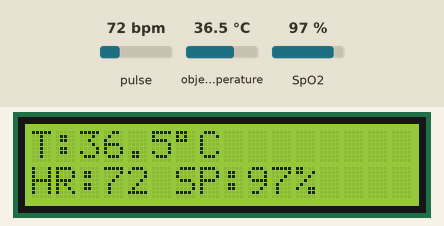
Bench run of a sketch on a simulated Arduino Uno, built with avr-gcc and run on an emulated ATmega328P. Shown: 16×2 character LCD. The inputs (shaded band) are chosen by the test bench; at power-on: pulse 72 bpm, object temperature 36.5 °C, SpO2 97 %. What the sketch prints to the serial monitor is not drawn.

Above: at 1.2 s.
1.3 s: pulse set to 42 bpm
At 3.8 s:
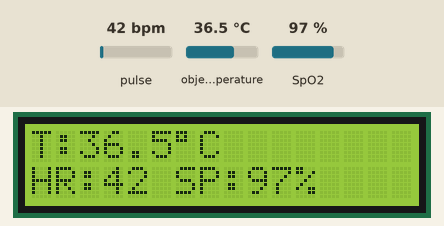
4.1 s: object temperature set to 20 °C
At 5.6 s:
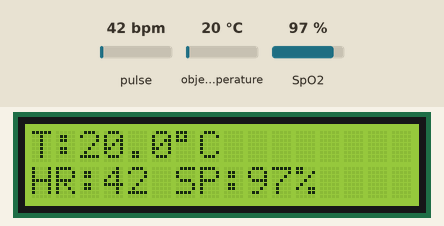
6.3 s: SpO2 set to 80 %
At 8.3 s:
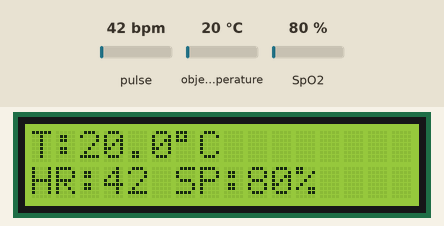
8.6 s: pulse set to 70 bpm
At 10.2 s:
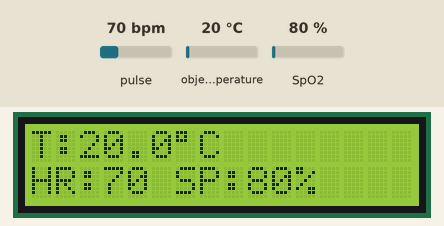
10.9 s: object temperature set to 26 °C
At 11.9 s:
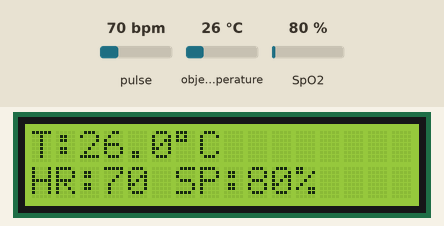
Timing chart, 0 to 13.9 s (numbered marks = the images above; inputs shaded):
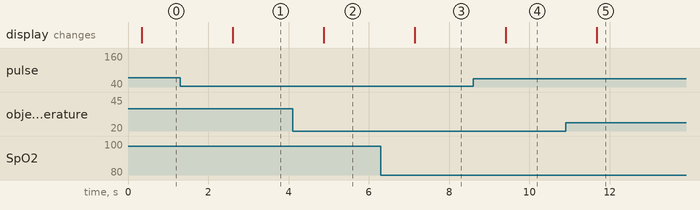

The sketch:

lcd_test.ino
```cpp
#include <Wire.h>
#include <LiquidCrystal.h>
#include "MAX30105.h"
#include "spo2_algorithm.h"
#include <Adafruit_MLX90614.h>

// LiquidCrystal(rs, enable, d4, d5, d6, d7)
LiquidCrystal lcd(A0, A1, 4, 5, 6, 7);

MAX30105 particleSensor;
Adafruit_MLX90614 mlx = Adafruit_MLX90614();

#define BUFFER_SIZE 20

void setup()
{
  Serial.begin(9600);
  lcd.begin(16, 2);
  lcd.print("Initializing...");

  if (!particleSensor.begin(Wire, I2C_SPEED_FAST)) {
    lcd.clear();
    lcd.print("MAX30105 Error");
    while (1);
  }

  if (!mlx.begin()) {
    lcd.clear();
    lcd.print("MLX90614 Error");
    while (1);
  }

  particleSensor.setup();
  lcd.clear();
}

void loop()
{
  uint16_t irBuffer[BUFFER_SIZE];
  uint16_t redBuffer[BUFFER_SIZE];

  int32_t spo2, heartRate;
  int8_t validSPO2, validHeartRate;

  for (byte i = 0; i < BUFFER_SIZE; i++) {
    while (!particleSensor.available())
      particleSensor.check();

    redBuffer[i] = particleSensor.getRed();
    irBuffer[i] = particleSensor.getIR();
    particleSensor.nextSample();
  }

  maxim_heart_rate_and_oxygen_saturation(
    irBuffer, BUFFER_SIZE, redBuffer,
    &spo2, &validSPO2,
    &heartRate, &validHeartRate
  );

  float tempC = mlx.readObjectTempC();

  Serial.print("T:"); Serial.print(tempC);
  Serial.print(" HR:"); Serial.print(heartRate);
  Serial.print(" SPO2:"); Serial.println(spo2);

  lcd.clear();
  lcd.setCursor(0, 0);
  lcd.print("T:");
  lcd.print(tempC, 1);
  lcd.print((char)223);
  lcd.print("C");

  lcd.setCursor(0, 1);
  lcd.print("HR:");
  lcd.print(heartRate);
  lcd.print(" SP:");
  lcd.print(spo2);
  lcd.print("%");

  delay(2000);
}
```

Measured:
- after the input at 1.3 s, the display: changes after 1.3 s (image 1)
- after the input at 4.1 s, the display: changes after 0.78 s (image 2)
- after the input at 6.3 s, the display: changes after 0.84 s (image 3)
- after the input at 8.6 s, the display: changes after 0.81 s (image 4)
- after the input at 10.9 s, the display: changes after 0.78 s (image 5)
